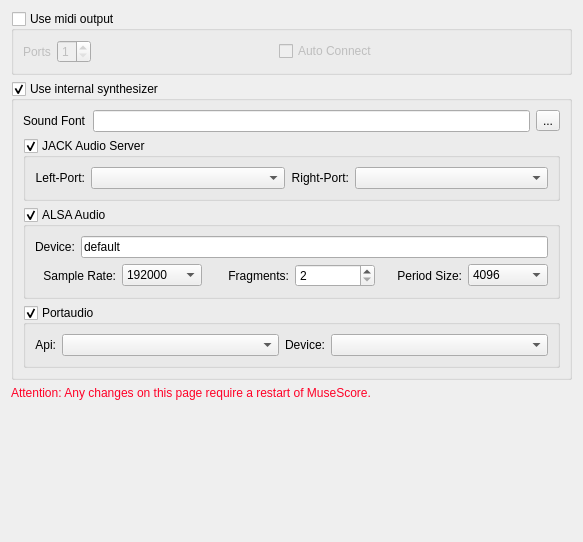
     <widget class="QWidget" name="tab_2">
      <attribute name="title">
       <string>I/O</string>
      </attribute>
      <layout class="QVBoxLayout">
       <item>
        <widget class="QGroupBox" name="useMidiOutput">
         <property name="title">
          <string>Use midi output</string>
         </property>
         <property name="flat">
          <bool>true</bool>
         </property>
         <property name="checkable">
          <bool>true</bool>
         </property>
         <property name="checked">
          <bool>false</bool>
         </property>
         <layout class="QGridLayout">
          <item row="0" column="0">
           <widget class="QLabel" name="label_22">
            <property name="text">
             <string>Ports</string>
            </property>
           </widget>
          </item>
          <item row="0" column="1">
           <widget class="QSpinBox" name="midiPorts">
            <property name="minimum">
             <number>1</number>
            </property>
            <property name="maximum">
             <number>8</number>
            </property>
            <property name="value">
             <number>1</number>
            </property>
           </widget>
          </item>
          <item row="0" column="2">
           <spacer>
            <property name="orientation">
             <enum>Qt::Horizontal</enum>
            </property>
            <property name="sizeHint" stdset="0">
             <size>
              <width>40</width>
              <height>20</height>
             </size>
            </property>
           </spacer>
          </item>
          <item row="0" column="3">
           <widget class="QCheckBox" name="midiAutoConnect">
            <property name="text">
             <string>Auto Connect</string>
            </property>
           </widget>
          </item>
          <item row="0" column="4">
           <spacer>
            <property name="orientation">
             <enum>Qt::Horizontal</enum>
            </property>
            <property name="sizeHint" stdset="0">
             <size>
              <width>40</width>
              <height>20</height>
             </size>
            </property>
           </spacer>
          </item>
         </layout>
        </widget>
       </item>
       <item>
        <widget class="QGroupBox" name="useSynthesizer">
         <property name="title">
          <string>Use internal synthesizer</string>
         </property>
         <property name="flat">
          <bool>true</bool>
         </property>
         <property name="checkable">
          <bool>true</bool>
         </property>
         <layout class="QVBoxLayout">
          <item>
           <layout class="QHBoxLayout">
            <item>
             <widget class="QLabel" name="label_8">
              <property name="text">
               <string>Sound Font</string>
              </property>
              <property name="textFormat">
               <enum>Qt::PlainText</enum>
              </property>
             </widget>
            </item>
            <item>
             <widget class="QLineEdit" name="soundFont"/>
            </item>
            <item>
             <widget class="QToolButton" name="sfButton">
              <property name="text">
               <string>...</string>
              </property>
              <property name="icon">
               <iconset resource="mscore.qrc">
                <normaloff>:/data/fileopen.svg</normaloff>:/data/fileopen.svg</iconset>
              </property>
             </widget>
            </item>
           </layout>
          </item>
          <item>
           <widget class="QGroupBox" name="jackDriver">
            <property name="title">
             <string>JACK Audio Server</string>
            </property>
            <property name="flat">
             <bool>true</bool>
            </property>
            <property name="checkable">
             <bool>true</bool>
            </property>
            <layout class="QHBoxLayout">
             <item>
              <widget class="QLabel" name="label_6">
               <property name="sizePolicy">
                <sizepolicy hsizetype="Fixed" vsizetype="Fixed">
                 <horstretch>0</horstretch>
                 <verstretch>0</verstretch>
                </sizepolicy>
               </property>
               <property name="text">
                <string>Left-Port:</string>
               </property>
               <property name="textFormat">
                <enum>Qt::PlainText</enum>
               </property>
               <property name="alignment">
                <set>Qt::AlignRight|Qt::AlignTrailing|Qt::AlignVCenter</set>
               </property>
              </widget>
             </item>
             <item>
              <widget class="QComboBox" name="jackLPort"/>
             </item>
             <item>
              <widget class="QLabel" name="label_7">
               <property name="sizePolicy">
                <sizepolicy hsizetype="Fixed" vsizetype="Fixed">
                 <horstretch>0</horstretch>
                 <verstretch>0</verstretch>
                </sizepolicy>
               </property>
               <property name="text">
                <string>Right-Port:</string>
               </property>
               <property name="textFormat">
                <enum>Qt::PlainText</enum>
               </property>
               <property name="alignment">
                <set>Qt::AlignRight|Qt::AlignTrailing|Qt::AlignVCenter</set>
               </property>
              </widget>
             </item>
             <item>
              <widget class="QComboBox" name="jackRPort"/>
             </item>
            </layout>
           </widget>
          </item>
          <item>
           <widget class="QGroupBox" name="alsaDriver">
            <property name="title">
             <string>ALSA Audio</string>
            </property>
            <property name="flat">
             <bool>true</bool>
            </property>
            <property name="checkable">
             <bool>true</bool>
            </property>
            <property name="checked">
             <bool>true</bool>
            </property>
            <layout class="QVBoxLayout">
             <item>
              <layout class="QHBoxLayout">
               <item>
                <widget class="QLabel" name="label_10">
                 <property name="text">
                  <string>Device:</string>
                 </property>
                </widget>
               </item>
               <item>
                <widget class="QLineEdit" name="alsaDevice">
                 <property name="text">
                  <string>default</string>
                 </property>
                </widget>
               </item>
              </layout>
             </item>
             <item>
              <layout class="QHBoxLayout">
               <item>
                <widget class="QLabel" name="label_11">
                 <property name="text">
                  <string>Sample Rate:</string>
                 </property>
                 <property name="alignment">
                  <set>Qt::AlignRight|Qt::AlignTrailing|Qt::AlignVCenter</set>
                 </property>
                </widget>
               </item>
               <item>
                <widget class="QComboBox" name="alsaSampleRate">
                 <item>
                  <property name="text">
                   <string>192000</string>
                  </property>
                 </item>
                 <item>
                  <property name="text">
                   <string>96000</string>
                  </property>
                 </item>
                 <item>
                  <property name="text">
                   <string>88200</string>
                  </property>
                 </item>
                 <item>
                  <property name="text">
                   <string>48000</string>
                  </property>
                 </item>
                 <item>
                  <property name="text">
                   <string>44100</string>
                  </property>
                 </item>
                 <item>
                  <property name="text">
                   <string>32000</string>
                  </property>
                 </item>
                 <item>
                  <property name="text">
                   <string>22050</string>
                  </property>
                 </item>
                </widget>
               </item>
               <item>
                <widget class="QLabel" name="label_13">
                 <property name="text">
                  <string>Fragments:</string>
                 </property>
                 <property name="alignment">
                  <set>Qt::AlignRight|Qt::AlignTrailing|Qt::AlignVCenter</set>
                 </property>
                </widget>
               </item>
               <item>
                <widget class="QSpinBox" name="alsaFragments">
                 <property name="minimum">
                  <number>2</number>
                 </property>
                 <property name="maximum">
                  <number>8</number>
                 </property>
                 <property name="value">
                  <number>2</number>
                 </property>
                </widget>
               </item>
               <item>
                <widget class="QLabel" name="label_12">
                 <property name="text">
                  <string>Period Size:</string>
                 </property>
                 <property name="alignment">
                  <set>Qt::AlignRight|Qt::AlignTrailing|Qt::AlignVCenter</set>
                 </property>
                </widget>
               </item>
               <item>
                <widget class="QComboBox" name="alsaPeriodSize">
                 <item>
                  <property name="text">
                   <string>4096</string>
                  </property>
                 </item>
                 <item>
                  <property name="text">
                   <string>2048</string>
                  </property>
                 </item>
                 <item>
                  <property name="text">
                   <string>1024</string>
                  </property>
                 </item>
                 <item>
                  <property name="text">
                   <string>512</string>
                  </property>
                 </item>
                 <item>
                  <property name="text">
                   <string>256</string>
                  </property>
                 </item>
                 <item>
                  <property name="text">
                   <string>128</string>
                  </property>
                 </item>
                 <item>
                  <property name="text">
                   <string>64</string>
                  </property>
                 </item>
                </widget>
               </item>
              </layout>
             </item>
            </layout>
           </widget>
          </item>
          <item>
           <widget class="QGroupBox" name="portaudioDriver">
            <property name="title">
             <string>Portaudio</string>
            </property>
            <property name="flat">
             <bool>true</bool>
            </property>
            <property name="checkable">
             <bool>true</bool>
            </property>
            <layout class="QHBoxLayout">
             <item>
              <widget class="QLabel" name="label_21">
               <property name="text">
                <string>Api:</string>
               </property>
               <property name="alignment">
                <set>Qt::AlignRight|Qt::AlignTrailing|Qt::AlignVCenter</set>
               </property>
              </widget>
             </item>
             <item>
              <widget class="QComboBox" name="portaudioApi">
               <property name="sizePolicy">
                <sizepolicy hsizetype="Expanding" vsizetype="Fixed">
                 <horstretch>0</horstretch>
                 <verstretch>0</verstretch>
                </sizepolicy>
               </property>
              </widget>
             </item>
             <item>
              <widget class="QLabel" name="label_3">
               <property name="text">
                <string>Device:</string>
               </property>
               <property name="alignment">
                <set>Qt::AlignRight|Qt::AlignTrailing|Qt::AlignVCenter</set>
               </property>
              </widget>
             </item>
             <item>
              <widget class="QComboBox" name="portaudioDevice">
               <property name="sizePolicy">
                <sizepolicy hsizetype="Expanding" vsizetype="Fixed">
                 <horstretch>0</horstretch>
                 <verstretch>0</verstretch>
                </sizepolicy>
               </property>
              </widget>
             </item>
            </layout>
           </widget>
          </item>
         </layout>
        </widget>
       </item>
       <item>
        <widget class="QLabel" name="restartWarning">
         <property name="palette">
          <palette>
           <active>
            <colorrole role="WindowText">
             <brush brushstyle="SolidPattern">
              <color alpha="255">
               <red>255</red>
               <green>1</green>
               <blue>39</blue>
              </color>
             </brush>
            </colorrole>
           </active>
           <inactive>
            <colorrole role="WindowText">
             <brush brushstyle="SolidPattern">
              <color alpha="255">
               <red>255</red>
               <green>1</green>
               <blue>39</blue>
              </color>
             </brush>
            </colorrole>
           </inactive>
           <disabled>
            <colorrole role="WindowText">
             <brush brushstyle="SolidPattern">
              <color alpha="255">
               <red>119</red>
               <green>119</green>
               <blue>121</blue>
              </color>
             </brush>
            </colorrole>
           </disabled>
          </palette>
         </property>
         <property name="text">
          <string>Attention: Any changes on this page require a restart of MuseScore.</string>
         </property>
        </widget>
       </item>
       <item>
        <spacer>
         <property name="orientation">
          <enum>Qt::Vertical</enum>
         </property>
         <property name="sizeHint" stdset="0">
          <size>
           <width>561</width>
           <height>131</height>
          </size>
         </property>
        </spacer>
       </item>
      </layout>
     </widget>
